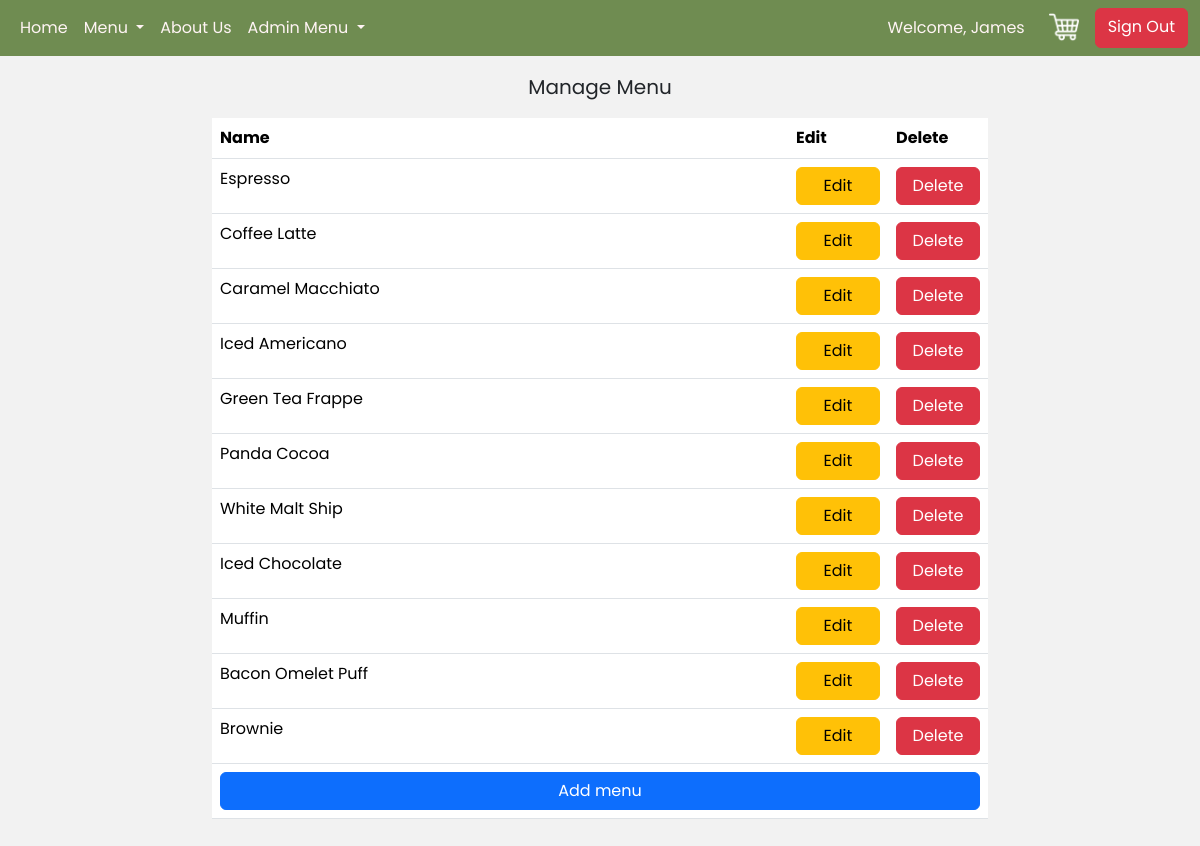
/manage_menu.php (signed in), run on the app's committed database.
### tables this page shows
CREATE TABLE `goods` (
  `goods_id` int(11) NOT NULL,
  `name` varchar(50) NOT NULL,
  `description` varchar(250) NOT NULL,
  `price` decimal(10,2) NOT NULL,
  `quantity` int(11) NOT NULL,
  `Coffee` varchar(50) NOT NULL,
  `img` varchar(255) NOT NULL
);

### manage_menu.php (the view, shortened to what this page needs)
<?php
    require_once "php/config.php";
?>
<!DOCTYPE html>
<html lang="en">
<head>
    <link rel="stylesheet" href="css/bootstrap.min.css">
    <link rel="stylesheet" href="style.css">
</head>
<body>
    <?php include_once "navbar.php" ?>
    <div class="container-fluid my-3">
        <div class="row">
            <div class="col col-md-1 col-lg-2">
            </div>
            <div class="col-12 col-md-10 col-lg-8">
                <p class="fs-5 text-center">Manage Menu</p>
                <div class="table-reponsive">
                    <table class="table table-hover">
                        <thead>
                            <tr>
                                <th>Name</th>
                                <th style="width: 100px;">Edit</th>
                                <th style="width: 100px;">Delete</th>
                            </tr>
                        </thead>
                        <tbody>
                            <?php
                                $query = "SELECT * FROM goods WHERE Coffee IN ('yes', 'no', 'des')";
                                $result = mysqli_query($connect, $query);
                                if(mysqli_num_rows($result) >= 1) {
                                    while ($menu = mysqli_fetch_assoc($result)) {
                            ?>
                                <tr>
                                    <td><?= $menu['name']; ?></td>
                                    <td><a href="updateMenu.php?id=<?= $menu['goods_id']; ?>" class="btn btn-warning w-100">Edit</a></td>
                                    <td><a href="manage_menu.php?del=<?= $menu['goods_id']; ?>" data-id="<?= $menu['goods_id']; ?>" class="btn btn-danger w-100 delete-btn">Delete</a></td>
                                </tr>
                            <?php } } ?>
                            <tr>
                                <td colspan="3" align="center"><a href="createMenu.php" class="btn btn-primary w-100">Add menu</a></td>
                            </tr>
                        </tbody>
                    </table>
                </div>
            </div>
            <div class="col col-md-1 col-lg-2">
            </div>
        </div>
    </div>
</body>
</html>

### style.css (style rules this page uses)
body { background-color: #f2f2f2; font-family: "Poppins", serif; font-weight: 400; font-style: normal; height: 100%; }

### data on the page
goods: name "Espresso"
goods: name "Coffee Latte"
goods: name "Caramel Macchiato"
goods: name "Iced Americano"
goods: name "Green Tea Frappe"
goods: name "Panda Cocoa"
goods: name "White Malt Ship"
goods: name "Iced Chocolate"
goods: name "Muffin"
goods: name "Bacon Omelet Puff"
goods: name "Brownie"

### other printed values
$_SESSION['firstname'] "James"
